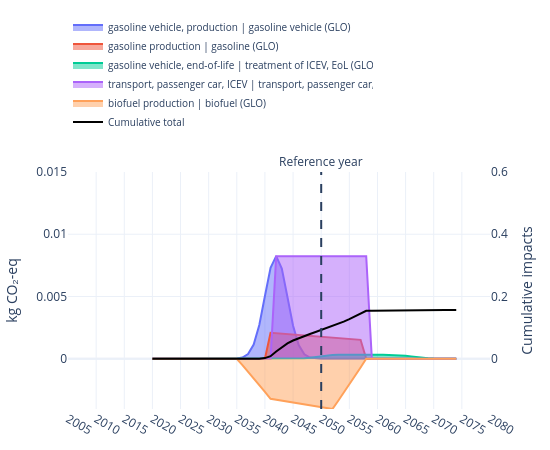

The notebook cell saved with this chart:
### Code cell
fig = plot_temporal_scores(
    results_by_year=results_by_year_ICEV["results_by_impact_year"],
    stacked=False,
    trails=trails,
    title="",
    method_label="kg CO₂-eq",
    cumulative=False,
    width=550,
    height=450,
    year_tick=5,
    year_range=(2005, 2080),
    reference_year=ref_year,
    show_cumulative_axis=True,
    cumulative_axis_label="Cumulative impacts",
    legend_y=1.15,
    #static_score=results_static_ICEV["results_by_solve_year"][ref_year]["scores"],
    #static_score_dash= "dot",
    #static_score_color= "red",
    y_max=0.015,
    y2_max=0.60
)
fig.show()
